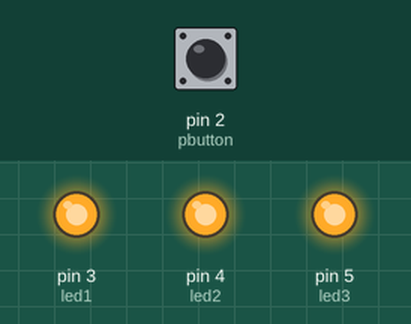
Recording of a sketch running on a simulated Arduino Uno, built with avr-gcc and run on an emulated ATmega328P. On the bench: output pins drawn as LEDs (lit = HIGH). The inputs (shaded band) are chosen by the test bench; at power-on: pin 2 (pbutton) HIGH.

Above: at 1.3 s.
1.4 s: pin 2 (pbutton) pulled LOW for 0.3 s
At 1.62 s:
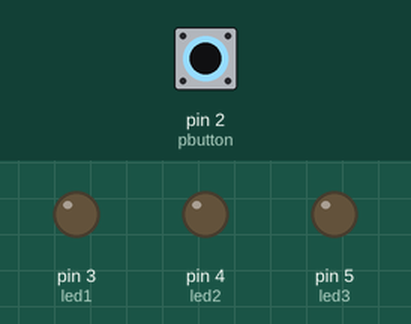
3.2 s: pin 2 (pbutton) pulled LOW for 3.2 s
At 7.0 s:
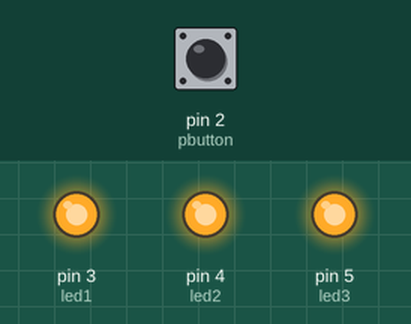
Timing chart, 0 to 8.5 s (numbered marks = the images above; inputs shaded):
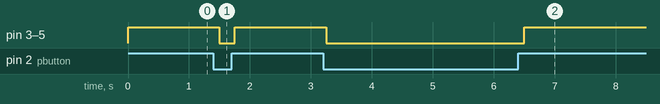

Measured:
- after the input at 1.4 s, pin 3 (led1), pin 4 (led2), pin 5 (led3): HIGH → LOW after 0.10 s, → HIGH 0.25 s later
- after the input at 3.2 s, pin 3 (led1), pin 4 (led2), pin 5 (led3): HIGH → LOW after 0.05 s, → HIGH 3.3 s later

The sketch:

pushbuttonwith3leds_uniana1.ino
```cpp
int led1 = 3;
int led2 = 4;
int led3 = 5;
int pbutton = 2;
int switchStatus = 0;

void setup()
{
  pinMode(led1, OUTPUT);
  pinMode(led2, OUTPUT);
  pinMode(led3, OUTPUT);
  pinMode(pbutton, INPUT);
}

void loop()
{
  switchStatus = digitalRead(pbutton);

  if(switchStatus == LOW)
  {
    digitalWrite(led1, LOW);
    digitalWrite(led2, LOW);
    digitalWrite(led3, LOW);
  }
  else
  {
  	digitalWrite(led1, HIGH);
    digitalWrite(led2, HIGH);
    digitalWrite(led3, HIGH);
  }
  delay(250);
}
```
